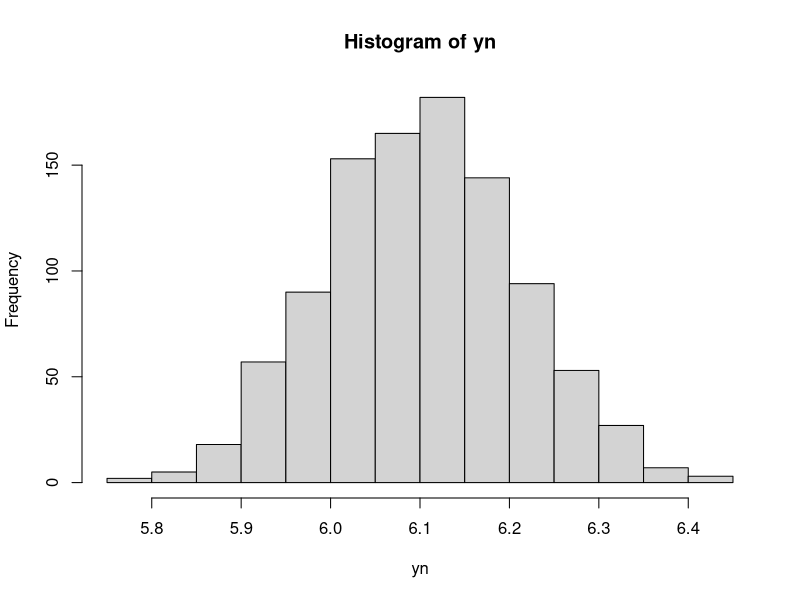
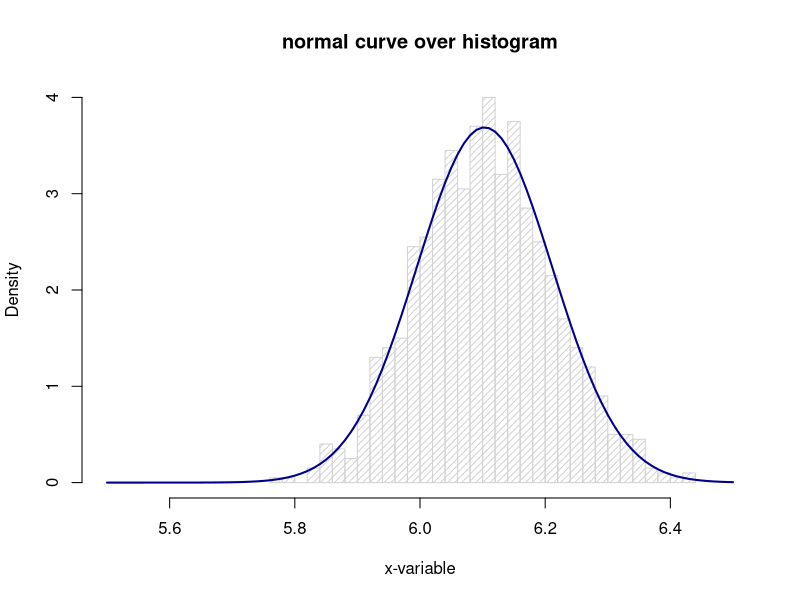

Here is the R script that generated these plots, in order:
#Always be careful when creating a variable. What's its type? What's the length? 
#1(a)
list = c(1,25,50,100,200,400,800)
y = rep(0,7)

for (l in 1:length(list)){
  n = list[l]
  samples = runif(n,0,1)
  sum = 0
  for (i in 1:n){
    sum = sum + samples[i]
  }
  y[l] = 1/sqrt(n)*sum
}

mean(y)
var(y)

#1(b)
list = c(1,25,50,100,200,400,800)
y = matrix(rep(0,7000), nrow=1000, ncol=7)

for (m in 1:1000){
  for (l in 1:length(list)){
    n = list[l]
    samples = runif(n,0,1)
    sum = 0
    for (i in 1:n){
      sum = sum + samples[i]
    }
    y[m,l] = 1/sqrt(n)*sum
  }
}

yn = rowMeans(y)
hist(yn, breaks = 20)

#1(c)
yn_mean = mean(yn)
yn_sd = sd(yn)
hist(yn, density=20, breaks=25, prob=TRUE, 
     xlab="x-variable", ylim=c(0, 4), xlim = c(5.5,6.5),
     main="normal curve over histogram")
curve(dnorm(x, mean=yn_mean, sd=yn_sd), 
      col="darkblue", lwd=2, add=TRUE, yaxt="n")

